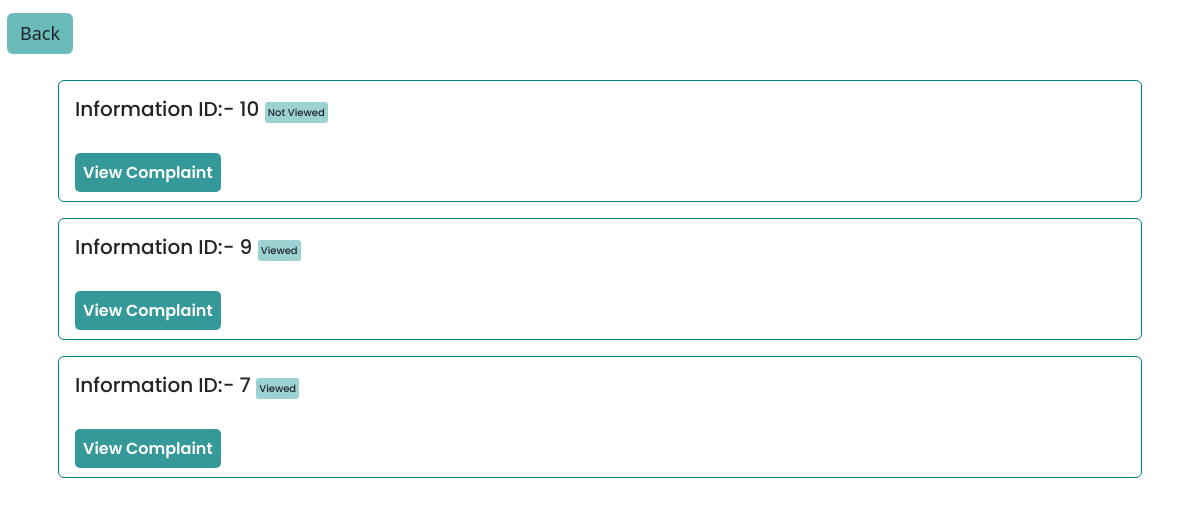
The app's page /vwancom/2 with its own data.
### drugapp/models.py (models this page shows)
class Coma(models.Model):
    info=models.TextField()
    acomid = models.AutoField(primary_key=True)
    viewed=models.BooleanField(default=False)
    aid = models.IntegerField()
    lat = models.FloatField(blank=True, null=True)
    lon = models.FloatField(blank=True, null=True)
    clat = models.FloatField(blank=True, null=True)
    clon = models.FloatField(blank=True, null=True)
    atime= models.DateTimeField(auto_now_add=True)
    name = models.CharField(max_length=255, blank=True, null=True)
    mobile_number = models.CharField(max_length=15, blank=True, null=True)

### drugapp/views.py (the view)
# urls.py: path('vwancom/<int:id>',views.vwancom,name='vwancom'),
def vwancom(request,id):
    a=CriminalDetails.objects.filter(crimeid=id)
    b=Coma.objects.filter(aid=id)
    return render(request,'vwancom.html',{'a':a,'b':b[::-1]})

### drugapp/templates/vwancom.html (shortened to what this page needs)
{% load static %}
<!doctype html>
<html lang="en">
  <head>
    <link href="https://cdn.jsdelivr.net/npm/bootstrap@5.3.2/dist/css/bootstrap.min.css" rel="stylesheet">
  </head>
  <body>
    <a href="{% url 'wanv' %}" class="btn" style="top: 1%; margin: 5px; left:2px; position: absolute; background-color: rgb(9, 142, 142,0.6); font-size: large;">Back</a>
    <div class="container">
        {% for i in b%}
        <div class="card" style="border-color: teal;">
        {% if i.viewed %}
        <h5>Information ID:- {{i.acomid}} <span class="vie" style="background-color:rgb(9, 142, 142,0.4); padding:0.2rem; right:0%; border-radius:3px; font-size:10px;">Viewed</span></h5>
        {% else %}
        <h5 >Information ID:- {{i.acomid}} <span class="vie" style="background-color:rgb(9, 142, 142,0.4); padding:0.2rem; right:0%; border-radius:3px; font-size:10px;">Not Viewed</span></h5>
        {% endif %}
        <div class="bb">
        <a href="{% url 'vwan' i.acomid %}" class="bt">View Complaint</a>
        </div>
        </div>
        {% endfor %}
    </div >
  </body>
</html>

### drugapp/templates/vwancom.html (style rules this page uses)
* { font-family: 'Poppins', sans-serif; }
.container { margin-top:5rem; }
.card { padding:1rem; margin:1rem; }
.bt { text-decoration: none; font-weight: 600; padding: 0.5rem; background-color: rgb(3, 128, 128,0.8); color: white; border-radius: 5px; }
.bb { margin-top:1rem; }

### records on screen
Coma: acomid "10"
Coma: acomid "9"
Coma: acomid "7"
